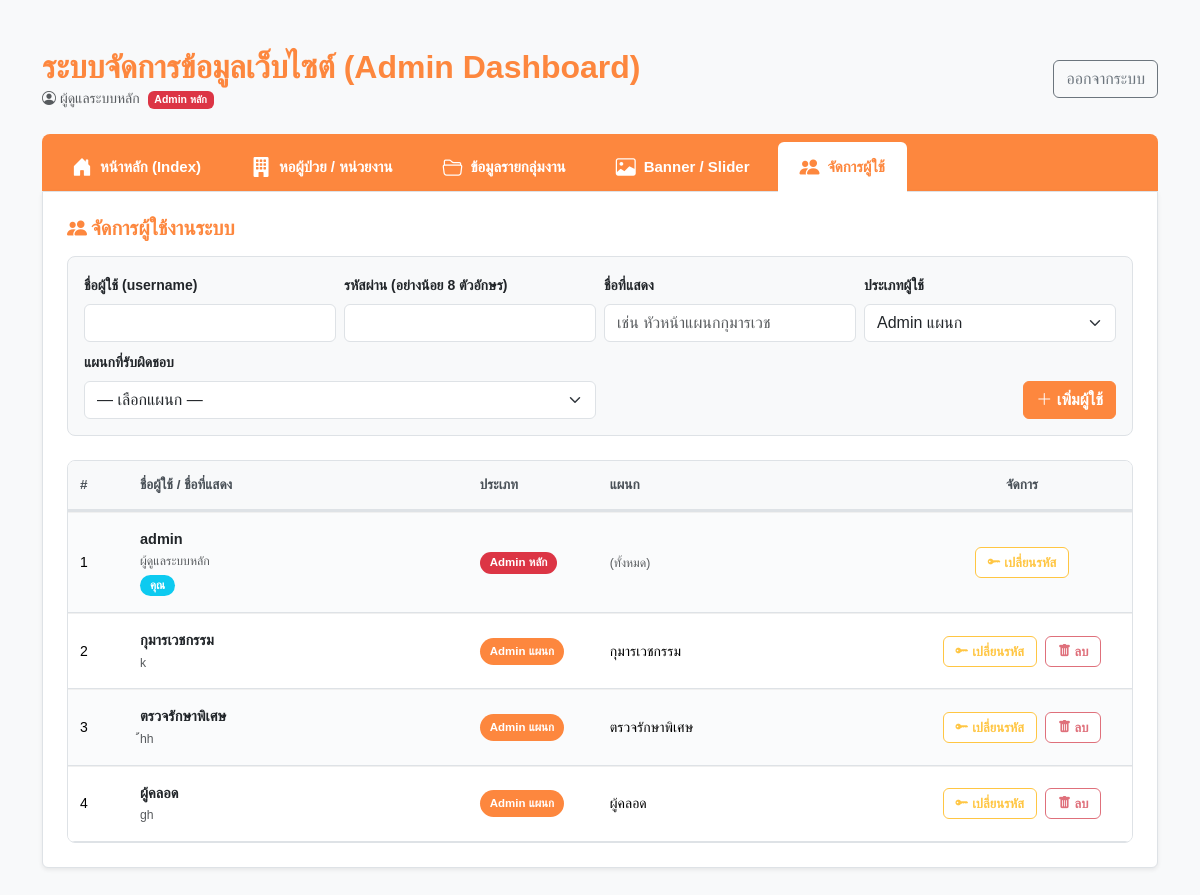
The app's page /admin.php?tab=users (signed in), older data.
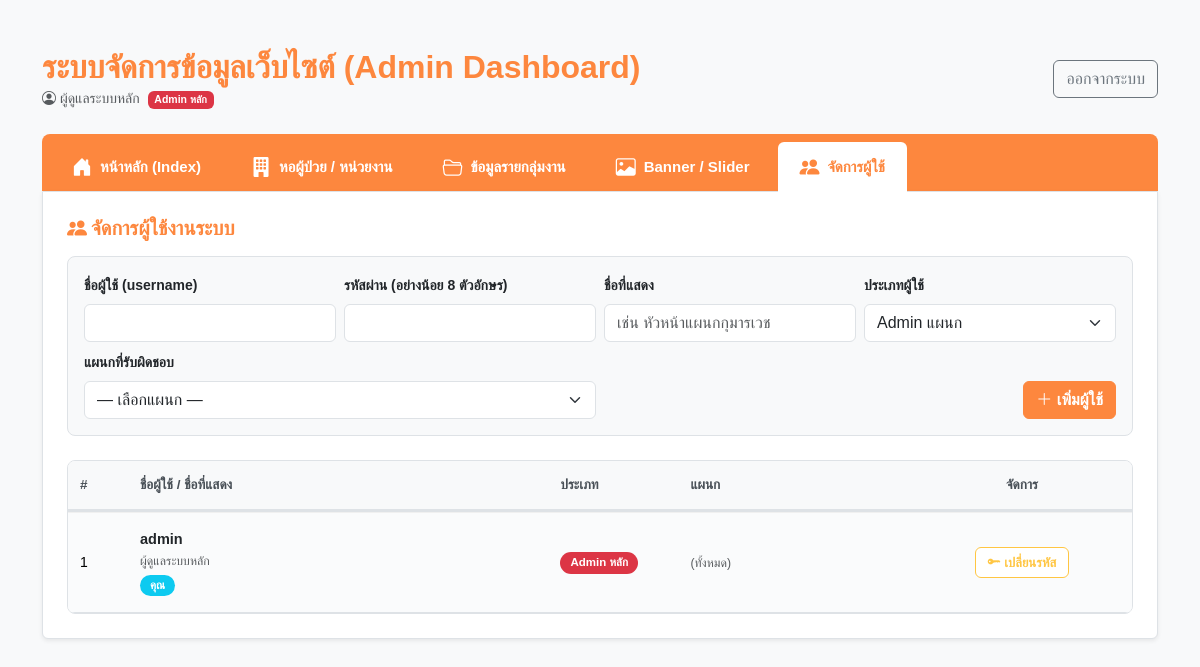
The same page, newer data.
### tables this page shows
CREATE TABLE IF NOT EXISTS `users` (
  `id` int NOT NULL AUTO_INCREMENT,
  `username` varchar(64) NOT NULL,
  `password_hash` varchar(255) NOT NULL,
  `role` enum('main','dept') NOT NULL DEFAULT 'dept',
  `department_id` int DEFAULT NULL,
  `display_name` varchar(128) DEFAULT NULL,
  `created_at` timestamp NULL DEFAULT CURRENT_TIMESTAMP,
  PRIMARY KEY (`id`),
  UNIQUE KEY `username` (`username`),
  KEY `idx_username` (`username`),
  KEY `idx_role` (`role`)
);

CREATE TABLE IF NOT EXISTS `departments` (
  `id` int NOT NULL AUTO_INCREMENT,
  `name` varchar(255) NOT NULL,
  `link_url` varchar(255) DEFAULT NULL,
  PRIMARY KEY (`id`)
);

### admin.php (the view, shortened to what the changed rows need)
<?php
require_once 'connect.php';
$user_role     = $_SESSION['role'] ?? 'main';
$user_dept_id  = $_SESSION['department_id'] ?? null;
$is_main_admin = ($user_role === 'main');
$is_dept_admin = ($user_role === 'dept' && $user_dept_id);
if ($is_dept_admin) {
    $active_tab = 'dept_contents';
    $_GET['dept_id'] = $user_dept_id;
} else {
    $active_tab = $_GET['tab'] ?? 'index_page';
}
$conn->exec("CREATE TABLE IF NOT EXISTS department_contents (
    id INT AUTO_INCREMENT PRIMARY KEY,
    department_id INT NULL,
    section VARCHAR(50) NOT NULL,
    title VARCHAR(255) NOT NULL,
    content TEXT NULL,
    file_name TEXT NULL,
    link_url VARCHAR(500) NULL,
    sort_order INT NOT NULL DEFAULT 1,
    created_at TIMESTAMP DEFAULT CURRENT_TIMESTAMP,
    INDEX idx_department_section (department_id, section)
) ENGINE=InnoDB DEFAULT CHARSET=utf8mb4");
try {
    $conn->exec("ALTER TABLE department_contents MODIFY department_id INT NULL");
} catch (Exception $e) { }
try {
    $conn->exec("ALTER TABLE department_contents MODIFY file_name TEXT NULL");
} catch (Exception $e) { }
$conn->exec("CREATE TABLE IF NOT EXISTS banners (
    id INT AUTO_INCREMENT PRIMARY KEY,
    department_id INT NULL,
    title VARCHAR(255) NOT NULL,
    subtitle TEXT NULL,
    image_name VARCHAR(500) NULL,
    link_url VARCHAR(500) NULL,
    sort_order INT NOT NULL DEFAULT 1,
    is_active TINYINT(1) NOT NULL DEFAULT 1,
    created_at TIMESTAMP DEFAULT CURRENT_TIMESTAMP
) ENGINE=InnoDB DEFAULT CHARSET=utf8mb4");
try {
    $conn->exec("ALTER TABLE banners ADD COLUMN department_id INT NULL AFTER id");
} catch (Exception $e) { }
?>
<!DOCTYPE html>
<html lang="th">
<head>
    <link href="https://cdn.jsdelivr.net/npm/bootstrap@5.3.3/dist/css/bootstrap.min.css" rel="stylesheet">
    <link rel="stylesheet" href="https://cdn.jsdelivr.net/npm/bootstrap-icons@1.11.0/font/bootstrap-icons.css">
    <link rel="stylesheet" href="https://cdn.jsdelivr.net/npm/flatpickr/dist/flatpickr.min.css">
    <link rel="stylesheet" href="admin.css">
</head>
<body class="bg-light">
<div class="container my-5">
    <div class="d-flex flex-column flex-md-row justify-content-between align-items-start align-items-md-center mb-4 gap-3">
        <div>
            <h2 class="mb-0 text-hospital fw-bold">ระบบจัดการข้อมูลเว็บไซต์ (Admin Dashboard)</h2>
        </div>
    </div>
    <div class="tab-content bg-white p-4 border rounded-bottom shadow-sm">
        <?php if($active_tab == 'users' && $is_main_admin):
            $all_users = $conn->query("SELECT u.*, d.name AS dept_name FROM users u LEFT JOIN departments d ON d.id = u.department_id ORDER BY u.role ASC, u.id ASC")->fetchAll(PDO::FETCH_ASSOC);
        ?>
        <div>
            <div class="admin-table-scroll mt-4">
            <table class="table align-middle mb-0">
                <thead>
                    <tr>
                        <th style="width:60px;">#</th>
                        <th>ชื่อผู้ใช้ / ชื่อที่แสดง</th>
                        <th style="width:130px;">ประเภท</th>
                        <th>แผนก</th>
                        <th style="width:220px;">จัดการ</th>
                    </tr>
                </thead>
                <tbody>
                    <?php foreach ($all_users as $u): ?>
                    <tr>
                        <td><?= (int)$u['id'] ?></td>
                        <td>
                            <strong><?= htmlspecialchars($u['username']) ?></strong>
                            <?php if (!empty($u['display_name']) && $u['display_name'] !== $u['username']): ?>
                                <div class="small text-muted"><?= htmlspecialchars($u['display_name']) ?></div>
                            <?php endif; ?>
                            <?php if ((int)$u['id'] === (int)$_SESSION['user_id']): ?>
                                <span class="badge bg-info mt-1">คุณ</span>
                            <?php endif; ?>
                        </td>
                        <td>
                            <?php if ($u['role'] === 'main'): ?>
                                <span class="badge bg-danger">Admin หลัก</span>
                            <?php else: ?>
                                <span class="badge-orange-style">Admin แผนก</span>
                            <?php endif; ?>
                        </td>
                        <td>
                            <?php if ($u['role'] === 'main'): ?>
                                <span class="text-muted small">(ทั้งหมด)</span>
                            <?php elseif (!empty($u['dept_name'])): ?>
                                <?= htmlspecialchars($u['dept_name']) ?>
                            <?php else: ?>
                                <span class="text-danger small">ไม่มีแผนก</span>
                            <?php endif; ?>
                        </td>
                        <td>
                            <button type="button" class="btn btn-outline-edit-style btn-sm" data-bs-toggle="modal" data-bs-target="#pwdModal<?= (int)$u['id'] ?>">
                                <i class="bi bi-key-fill"></i> เปลี่ยนรหัส
                            </button>
                            <?php if ((int)$u['id'] !== (int)$_SESSION['user_id']): ?>
                                <a href="admin.php?tab=users&del_user=<?= (int)$u['id'] ?>" class="btn btn-outline-delete-style btn-sm" onclick="return confirm('ยืนยันการลบผู้ใช้ <?= htmlspecialchars(addslashes($u['username'])) ?> ?')">
                                    <i class="bi bi-trash-fill"></i> ลบ
                                </a>
                            <?php endif; ?>
                        </td>
                    </tr>
                    <?php endforeach; ?>
                </tbody>
            </table>
            </div>
        </div>
        <?php endif; ?>
    </div></div>
</body>
</html>

Row changes from the older to the newer data that the page shows:
removed users: id "2", username "กุมารเวชกรรม", display_name "k", role "Admin แผนก", department.name "กุมารเวชกรรม"
removed users: id "3", username "ตรวจรักษาพิเศษ", display_name "้้hh", role "Admin แผนก", department.name "ตรวจรักษาพิเศษ"
removed users: id "4", username "ผู้คลอด", display_name "gh", role "Admin แผนก", department.name "ผู้คลอด"
